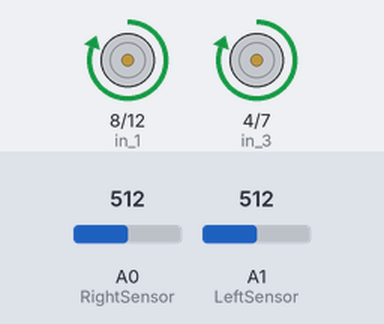
A sketch run on a simulated Arduino Uno, built with avr-gcc and run on an emulated ATmega328P. Shown: motor-driver pin pairs drawn as motors (green arrow = first pin HIGH = forward, orange = second pin HIGH = backward, longer = more drive, scaled by the enable pin). Inputs (shaded band) come from the test bench; at power-on: A0 (RightSensor) = 512, A1 (LeftSensor) = 512.

Above: at 1.2 s.
1.3 s: A0 (RightSensor) set to 211
2.8 s: A0 (RightSensor) set to 193
At 3.3 s:
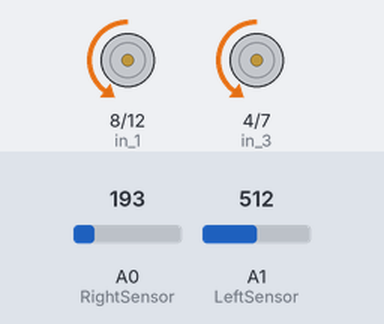
Timing chart, 0 to 5.8 s (numbered marks = the images above; inputs shaded):
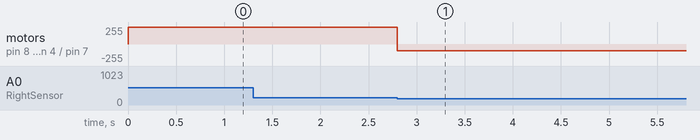

Measured:
- the behaviour switches between 200 and 199 on A0 (RightSensor) (found by bisection; images 0 and 1)
- after the input at 1.3 s, every drawn part: stays the same
- after the input at 2.8 s, motor on pin 8 (in_1) / pin 12 (in_2), motor on pin 4 (in_3) / pin 7 (in_4): forward 255/255 → backward 100/255 at once

The sketch:

robot.ino
```cpp
int in_1 = 8;
int in_2 = 12;
int in_3 = 4;
int in_4 = 7;
int en_1 = 3;
int en_2 = 9;

// declaring Sensor Pins.
int LeftSensor = A1;
int RightSensor = A0;
int L_sensor_val = 0; // To store value from sensors.
int R_sensor_val = 0;

int threshold = 200; // Threshold value to distinguish black and white.

void setup()
{   // setting up shield.
    pinMode(in_1, OUTPUT);
    pinMode(in_2, OUTPUT);
    pinMode(in_3, OUTPUT);
    pinMode(in_4, OUTPUT);
    pinMode(en_1, OUTPUT);
    pinMode(en_2, OUTPUT);
     analogWrite(en_1,255);
     analogWrite(en_2,255);
     forward(); // Default movement is forward.
}

void loop()
{
L_sensor_val =  analogRead(LeftSensor);   // Reading Left sensor data
R_sensor_val =  analogRead(RightSensor);  // Reading Right sensor data


  if(L_sensor_val<threshold && R_sensor_val>threshold) {  // testing for left turn
    while (L_sensor_val<threshold && R_sensor_val>threshold){
      turn_left();
      L_sensor_val =  analogRead(LeftSensor);
      R_sensor_val =  analogRead(RightSensor);
    }
  }
  else if(L_sensor_val>threshold && R_sensor_val<threshold){  // tesing for right turn
    while (L_sensor_val>threshold && R_sensor_val<threshold){
      turn_right();
      L_sensor_val =  analogRead(LeftSensor);
      R_sensor_val =  analogRead(RightSensor);
    }
 }

}

void forward(void){  // function for forward movement.
  digitalWrite(in_1,HIGH); // RIGHT MOTOR
  digitalWrite(in_2,LOW);

  digitalWrite(in_3,HIGH); // LEFT MOTOR
  digitalWrite(in_4,LOW);
}

void backward(void){   // function for forward movement.

  digitalWrite(in_1,LOW);// RIGHT MOTOR
  digitalWrite(in_2,HIGH);
  analogWrite(en_1,100);

  digitalWrite(in_3,LOW); // LEFT MOTOR
  digitalWrite(in_4,HIGH);
  analogWrite(en_2,100);

}
void turn_left(void){   // function for left turn.

  digitalWrite(in_1,HIGH); // RIGHT MOTOR
  digitalWrite(in_2,LOW);
  analogWrite(en_1,100);

  digitalWrite(in_3,LOW); // LEFT MOTOR
  digitalWrite(in_4,HIGH);
  analogWrite(en_2,100);

}

void turn_right(void){   // function for Right turn.

  digitalWrite(in_1,LOW);// RIGHT MOTOR
  digitalWrite(in_2,HIGH);
  analogWrite(en_1,100);

  digitalWrite(in_3,LOW); // LEFT MOTOR
  digitalWrite(in_4,HIGH);
  analogWrite(en_2,100);
}

//void halt(void){        // function for stopping robot.

  //digitalWrite(in_1,HIGH);// RIGHT MOTOR
  //digitalWrite(in_2,HIGH);

  //digitalWrite(in_3,HIGH); // LEFT MOTOR
  //digitalWrite(in_4,HIGH);
```
